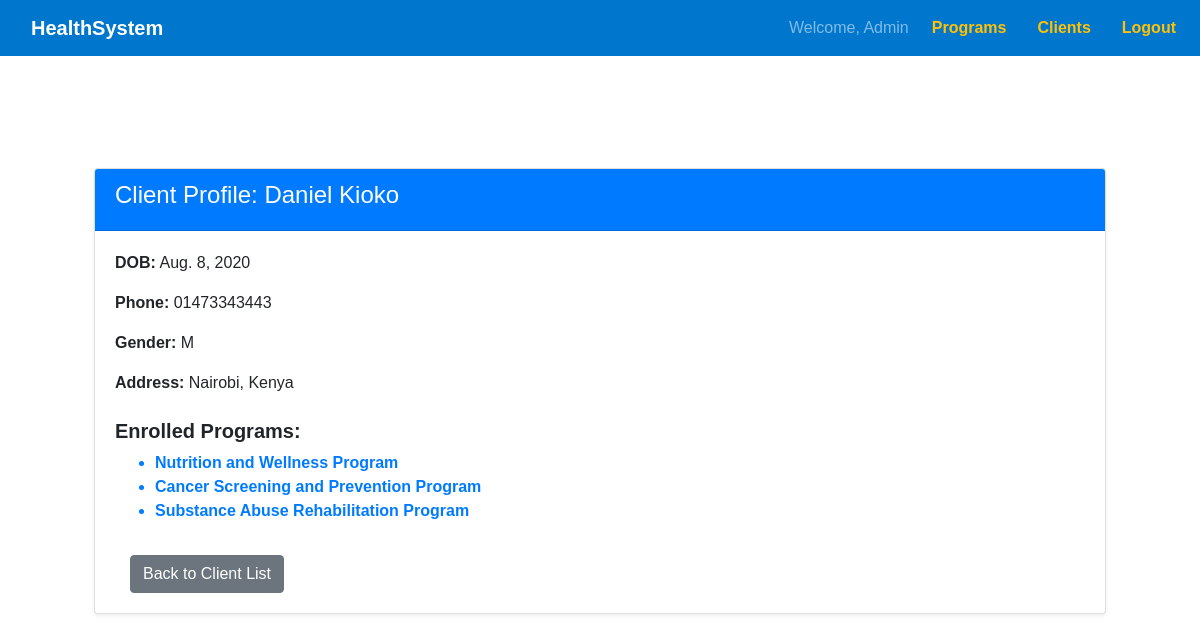
The app's page /clients/profile/2/ (signed in), older data.
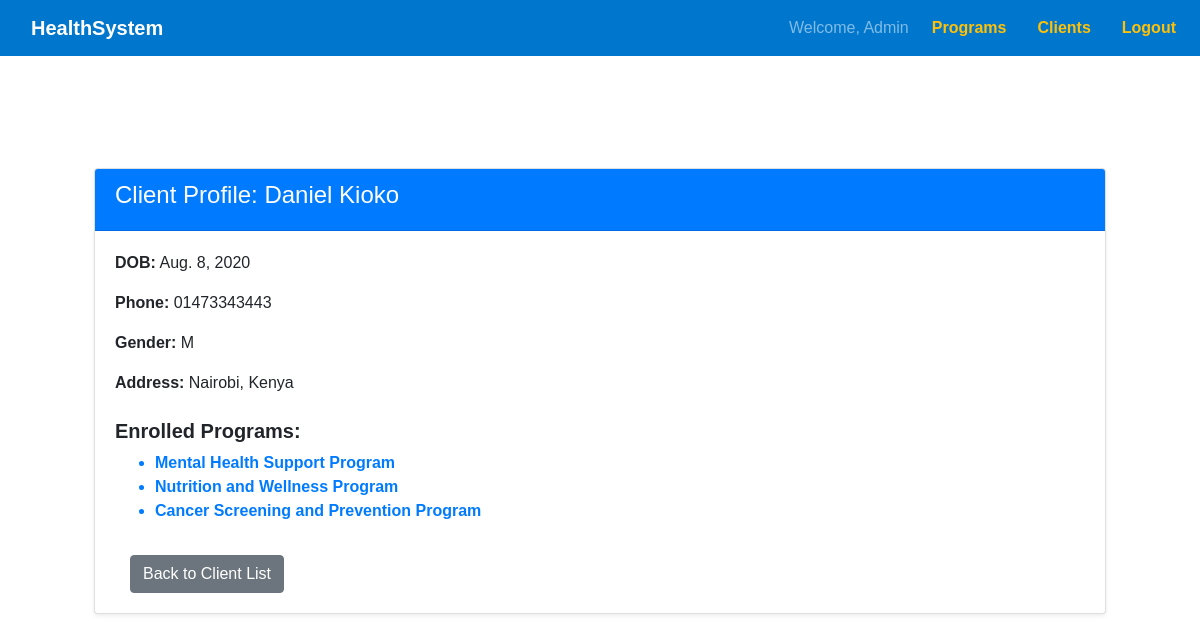
The same page, newer data.
### health/models.py (models this page shows, shortened)
class HealthProgram(models.Model):
    name = models.CharField(max_length=100, unique=True)
    description = models.TextField(blank=True)
    created_at = models.DateTimeField(auto_now_add=True)

### health/views.py (the view)
# urls.py: path('clients/profile/<int:client_id>/', views.client_profile, name='client_profile'),
@login_required
def client_profile(request, client_id):
    client = get_object_or_404(Client, id=client_id)
    return render(request, 'client_profile.html', {'client': client})

### health/templates/client_profile.html
{% extends 'base.html' %}
{% block content %}
<div class="container mt-5">
    <div class="card shadow-sm">
        <div class="card-header bg-primary text-white">
            <h4>Client Profile: {{ client.first_name }} {{ client.last_name }}</h4>
        </div>
        <div class="card-body">
            <p><strong>DOB:</strong> {{ client.date_of_birth }}</p>
            <p><strong>Phone:</strong> {{ client.contact_number }}</p>
            <p><strong>Gender:</strong> {{ client.gender }}</p>
            <p><strong>Address:</strong> {{ client.address }}</p>
            <h5 class="mt-4"><strong>Enrolled Programs:</strong></h5>
            <ul>
                {% for program in client.enrolled_programs.all %}
                    <li class="text-primary"><b>{{ program.name }}</b></li>
                {% empty %}
                    <li class="text-danger"><b>This client is not enrolled in any programs.</b></li>
                {% endfor %}
            </ul>
            <a href="{% url 'client_list' %}" class="btn btn-secondary mt-3">Back to Client List</a>
        </div>
    </div>
</div>
{% endblock %}

Row changes from the older to the newer data that the page shows:
removed HealthProgram: name "Substance Abuse Rehabilitation Program"
now on this page (row unchanged): HealthProgram: name "Mental Health Support Program"
